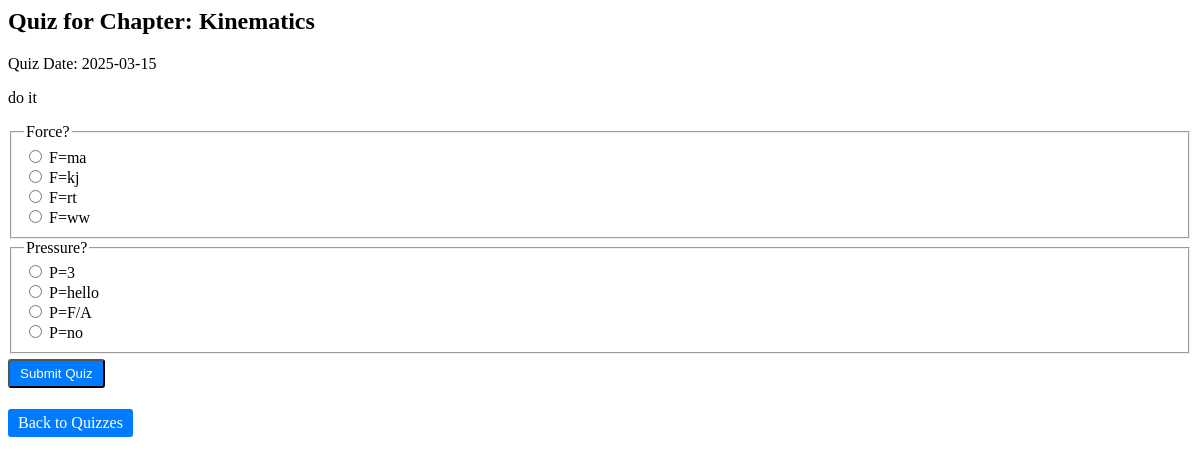
/attempt_quiz/1 (signed in), run on the app's committed database.
### models/models.py (models this page shows)
class Chapter(db.Model):
    id = db.Column(db.Integer, primary_key=True)
    subject_id = db.Column(db.Integer, db.ForeignKey('subject.id'), nullable=False) # Link to subject
    name = db.Column(db.String(150), nullable=False)
    description = db.Column(db.Text, nullable=True)

class Quiz(db.Model):
    id = db.Column(db.Integer, primary_key=True)
    chapter_id = db.Column(db.Integer, db.ForeignKey('chapter.id'), nullable=False) # Link to Chapter
    date_of_quiz = db.Column(db.DateTime, nullable=False)
    remarks = db.Column(db.String(255), nullable=True)
    chapter = db.relationship('Chapter', backref=db.backref('quizzes', lazy=True))
    questions = db.relationship('Question', backref='quiz', lazy=True)

class Question(db.Model):
    id = db.Column(db.Integer, primary_key=True)
    quiz_id = db.Column(db.Integer, db.ForeignKey('quiz.id'), nullable=False) # Link to Quiz
    question_statement = db.Column(db.Text, nullable=False)
    option1 = db.Column(db.String(255), nullable=False)
    option2 = db.Column(db.String(255), nullable=False)
    option3 = db.Column(db.String(255), nullable=False)
    option4 = db.Column(db.String(255), nullable=False)
    correct_option = db.Column(db.Integer, nullable=False)  # 1, 2, 3, 4

### app.py (the view, shortened to what this page needs)
@app.route("/attempt_quiz/<int:quiz_id>", methods=["GET", "POST"])
def attempt_quiz(quiz_id):
    if "user_id" not in session:
        return redirect(url_for("login"))
    quiz = Quiz.query.get(quiz_id)
    if not quiz:
        return redirect(url_for("user_dashboard"))
    questions = Question.query.filter_by(quiz_id=quiz_id).all()
    return render_template("attempt_quiz.html", quiz=quiz, questions=questions, chapter=quiz.chapter)

### templates/attempt_quiz.html (shortened to what this page needs)
<head>
    <link rel="stylesheet" href="{{ url_for('static', filename='styles.css') }}">
</head>
<body>
    <h2>Quiz for Chapter: {{ chapter.name }}</h2>
    <p>Quiz Date: {{ quiz.date_of_quiz.strftime('%Y-%m-%d') }}</p>
    <p>{{ quiz.remarks }}</p>
    <form method="POST">
        {% for question in questions %}
            <fieldset>
                <legend>{{ question.question_statement }}</legend>
                <label><input type="radio" name="question_{{ question.id }}" value="1"> {{ question.option1 }}</label><br>
                <label><input type="radio" name="question_{{ question.id }}" value="2"> {{ question.option2 }}</label><br>
                <label><input type="radio" name="question_{{ question.id }}" value="3"> {{ question.option3 }}</label><br>
                <label><input type="radio" name="question_{{ question.id }}" value="4"> {{ question.option4 }}</label><br>
            </fieldset>
        {% endfor %}
        <button class="button" type="submit">Submit Quiz</button>
    </form>
    <a class="button" href="{{ url_for('view_quizzes', subject_id=chapter.subject_id) }}">Back to Quizzes</a>
</body>

### static/styles.css (style rules this page uses)
.button { display: inline-block; margin-top: 5px; padding: 5px 10px; text-decoration: none; background-color: #007bff; color: white; border-radius: 3px; }

### data on the page
Chapter: name "Kinematics"
Quiz: date_of_quiz "2025-03-15", remarks "do it"
Question: question_statement "Force?", option1 "F=ma", option2 "F=kj", option3 "F=rt", option4 "F=ww"
Question: question_statement "Pressure?", option1 "P=3", option2 "P=hello", option3 "P=F/A", option4 "P=no"
